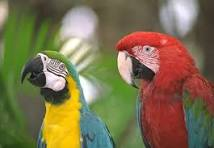
#> input picture New/ippr/color24.jpg, 214 x 148 px
$ python cmy3.py
#> lines starting #> are read from the running program, lines starting #| are printed output that depends on the picture
import cv2
import numpy as np

# Load the image in color (24-bit RGB)
image = cv2.imread('color24.jpg')
#> image is the input picture: shape (148, 214, 3); mean B, G, R 77.6, 111.9, 123.9

# Convert RGB to CMY
cmy_image = 255 - image
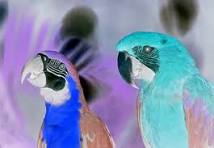
#> cmy_image: shape (148, 214, 3); mean B, G, R 177.4, 143.1, 131.1

# Separate the channels
c, m, y = cv2.split(cmy_image)
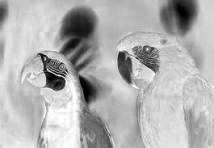
#> c: shape (148, 214); min 0, max 255, mean 177.4
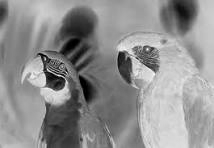
#> m: shape (148, 214); min 0, max 255, mean 143.1
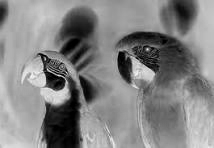
#> y: shape (148, 214); min 0, max 248, mean 131.1

# Create an all-white channel for the K (black) component
k = np.ones_like(c) * 255

# Merge the CMYK channels back into a 24-bit CMY image
cmy_image = cv2.merge((c, m, y, k))
#> cmy_image: shape (148, 214, 4)

# Save or display the CMY image
cv2.imwrite('cmy_image.jpg', cmy_image)
cv2.imshow('CMY Image', cmy_image)
cv2.waitKey(0)
cv2.destroyAllWindows()

$ run again, with New/ippr/compressed_image.jpg copied over New/ippr/color24.jpg
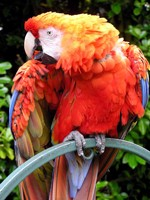
#> input picture New/ippr/compressed_image.jpg, 150 x 200 px
#> image is the input picture: shape (200, 150, 3); mean B, G, R 57.5, 79.3, 130.9
#> `c, m, y = cv2.split(cmy_image)`:
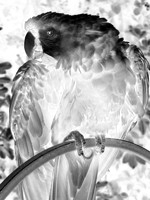
#> m: shape (200, 150); min 0, max 255, mean 175.7
#> `c, m, y = cv2.split(cmy_image)`:
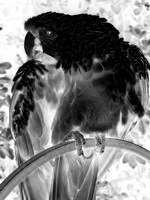
#> y: shape (200, 150); min 0, max 255, mean 124.1
